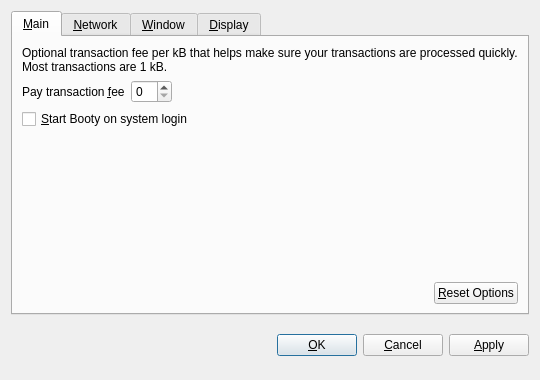
<?xml version="1.0" encoding="UTF-8"?>
<ui version="4.0">
 <class>OptionsDialog</class>
 <widget class="QDialog" name="OptionsDialog">
  <property name="geometry">
   <rect>
    <x>0</x>
    <y>0</y>
    <width>540</width>
    <height>380</height>
   </rect>
  </property>
  <property name="windowTitle">
   <string>Options</string>
  </property>
  <property name="modal">
   <bool>true</bool>
  </property>
  <layout class="QVBoxLayout" name="verticalLayout">
   <item>
    <widget class="QTabWidget" name="tabWidget">
     <property name="tabPosition">
      <enum>QTabWidget::North</enum>
     </property>
     <property name="currentIndex">
      <number>0</number>
     </property>
     <widget class="QWidget" name="tabMain">
      <attribute name="title">
       <string>&amp;Main</string>
      </attribute>
      <layout class="QVBoxLayout" name="verticalLayout_Main">
       <item>
        <widget class="QLabel" name="transactionFeeInfoLabel">
         <property name="text">
          <string>Optional transaction fee per kB that helps make sure your transactions are processed quickly. Most transactions are 1 kB.</string>
         </property>
         <property name="textFormat">
          <enum>Qt::PlainText</enum>
         </property>
         <property name="wordWrap">
          <bool>true</bool>
         </property>
        </widget>
       </item>
       <item>
        <layout class="QHBoxLayout" name="horizontalLayout_1_Main">
         <item>
          <widget class="QLabel" name="transactionFeeLabel">
           <property name="text">
            <string>Pay transaction &amp;fee</string>
           </property>
           <property name="textFormat">
            <enum>Qt::PlainText</enum>
           </property>
           <property name="buddy">
            <cstring>transactionFee</cstring>
           </property>
          </widget>
         </item>
         <item>
          <widget class="BitcoinAmountField" name="transactionFee"/>
         </item>
         <item>
          <spacer name="horizontalSpacer_1_Main">
           <property name="orientation">
            <enum>Qt::Horizontal</enum>
           </property>
           <property name="sizeHint" stdset="0">
            <size>
             <width>40</width>
             <height>20</height>
            </size>
           </property>
          </spacer>
         </item>
        </layout>
       </item>
       <item>
        <widget class="QCheckBox" name="bitcoinAtStartup">
         <property name="toolTip">
          <string>Automatically start Booty after logging in to the system.</string>
         </property>
         <property name="text">
          <string>&amp;Start Booty on system login</string>
         </property>
        </widget>
       </item>
       <item>
        <spacer name="verticalSpacer_Main">
         <property name="orientation">
          <enum>Qt::Vertical</enum>
         </property>
         <property name="sizeHint" stdset="0">
          <size>
           <width>20</width>
           <height>40</height>
          </size>
         </property>
        </spacer>
       </item>
       <item>
        <layout class="QHBoxLayout" name="horizontalLayout_2_Main">
         <item>
          <spacer name="horizontalSpacer_2_Main">
           <property name="orientation">
            <enum>Qt::Horizontal</enum>
           </property>
           <property name="sizeHint" stdset="0">
            <size>
             <width>40</width>
             <height>20</height>
            </size>
           </property>
          </spacer>
         </item>
         <item>
          <widget class="QPushButton" name="resetButton">
           <property name="toolTip">
            <string>Reset all client options to default.</string>
           </property>
           <property name="text">
            <string>&amp;Reset Options</string>
           </property>
           <property name="autoDefault">
            <bool>false</bool>
           </property>
          </widget>
         </item>
        </layout>
       </item>
      </layout>
     </widget>
     <widget class="QWidget" name="tabNetwork">
      <attribute name="title">
       <string>&amp;Network</string>
      </attribute>
      <layout class="QVBoxLayout" name="verticalLayout_Network">
       <item>
        <widget class="QCheckBox" name="mapPortUpnp">
         <property name="toolTip">
          <string>Automatically open the Booty client port on the router. This only works when your router supports UPnP and it is enabled.</string>
         </property>
         <property name="text">
          <string>Map port using &amp;UPnP</string>
         </property>
        </widget>
       </item>
       <item>
        <widget class="QCheckBox" name="connectSocks">
         <property name="toolTip">
          <string>Connect to the Booty network through a SOCKS proxy (e.g. when connecting through Tor).</string>
         </property>
         <property name="text">
          <string>&amp;Connect through SOCKS proxy:</string>
         </property>
        </widget>
       </item>
       <item>
        <layout class="QHBoxLayout" name="horizontalLayout_Network">
         <item>
          <widget class="QLabel" name="proxyIpLabel">
           <property name="text">
            <string>Proxy &amp;IP:</string>
           </property>
           <property name="textFormat">
            <enum>Qt::PlainText</enum>
           </property>
           <property name="buddy">
            <cstring>proxyIp</cstring>
           </property>
          </widget>
         </item>
         <item>
          <widget class="QValidatedLineEdit" name="proxyIp">
           <property name="maximumSize">
            <size>
             <width>140</width>
             <height>16777215</height>
            </size>
           </property>
           <property name="toolTip">
            <string>IP address of the proxy (e.g. 127.0.0.1)</string>
           </property>
          </widget>
         </item>
         <item>
          <widget class="QLabel" name="proxyPortLabel">
           <property name="text">
            <string>&amp;Port:</string>
           </property>
           <property name="textFormat">
            <enum>Qt::PlainText</enum>
           </property>
           <property name="buddy">
            <cstring>proxyPort</cstring>
           </property>
          </widget>
         </item>
         <item>
          <widget class="QLineEdit" name="proxyPort">
           <property name="maximumSize">
            <size>
             <width>55</width>
             <height>16777215</height>
            </size>
           </property>
           <property name="toolTip">
            <string>Port of the proxy (e.g. 9050)</string>
           </property>
          </widget>
         </item>
         <item>
          <widget class="QLabel" name="socksVersionLabel">
           <property name="text">
            <string>SOCKS &amp;Version:</string>
           </property>
           <property name="textFormat">
            <enum>Qt::PlainText</enum>
           </property>
           <property name="buddy">
            <cstring>socksVersion</cstring>
           </property>
          </widget>
         </item>
         <item>
          <widget class="QValueComboBox" name="socksVersion">
           <property name="toolTip">
            <string>SOCKS version of the proxy (e.g. 5)</string>
           </property>
          </widget>
         </item>
         <item>
          <spacer name="horizontalSpacer_Network">
           <property name="orientation">
            <enum>Qt::Horizontal</enum>
           </property>
           <property name="sizeHint" stdset="0">
            <size>
             <width>40</width>
             <height>20</height>
            </size>
           </property>
          </spacer>
         </item>
        </layout>
       </item>
       <item>
        <spacer name="verticalSpacer_Network">
         <property name="orientation">
          <enum>Qt::Vertical</enum>
         </property>
         <property name="sizeHint" stdset="0">
          <size>
           <width>20</width>
           <height>40</height>
          </size>
         </property>
        </spacer>
       </item>
      </layout>
     </widget>
     <widget class="QWidget" name="tabWindow">
      <attribute name="title">
       <string>&amp;Window</string>
      </attribute>
      <layout class="QVBoxLayout" name="verticalLayout_Window">
       <item>
        <widget class="QCheckBox" name="minimizeToTray">
         <property name="toolTip">
          <string>Show only a tray icon after minimizing the window.</string>
         </property>
         <property name="text">
          <string>&amp;Minimize to the tray instead of the taskbar</string>
         </property>
        </widget>
       </item>
       <item>
        <widget class="QCheckBox" name="minimizeOnClose">
         <property name="toolTip">
          <string>Minimize instead of exit the application when the window is closed. When this option is enabled, the application will be closed only after selecting Quit in the menu.</string>
         </property>
         <property name="text">
          <string>M&amp;inimize on close</string>
         </property>
        </widget>
       </item>
       <item>
        <spacer name="verticalSpacer_Window">
         <property name="orientation">
          <enum>Qt::Vertical</enum>
         </property>
         <property name="sizeHint" stdset="0">
          <size>
           <width>20</width>
           <height>40</height>
          </size>
         </property>
        </spacer>
       </item>
      </layout>
     </widget>
     <widget class="QWidget" name="tabDisplay">
      <attribute name="title">
       <string>&amp;Display</string>
      </attribute>
      <layout class="QVBoxLayout" name="verticalLayout_Display">
       <item>
        <layout class="QHBoxLayout" name="horizontalLayout_1_Display">
         <item>
          <widget class="QLabel" name="langLabel">
           <property name="text">
            <string>User Interface &amp;language:</string>
           </property>
           <property name="textFormat">
            <enum>Qt::PlainText</enum>
           </property>
           <property name="buddy">
            <cstring>lang</cstring>
           </property>
          </widget>
         </item>
         <item>
          <widget class="QValueComboBox" name="lang">
           <property name="toolTip">
            <string>The user interface language can be set here. This setting will take effect after restarting Booty.</string>
           </property>
          </widget>
         </item>
        </layout>
       </item>
       <item>
        <layout class="QHBoxLayout" name="horizontalLayout_2_Display">
         <item>
          <widget class="QLabel" name="unitLabel">
           <property name="text">
            <string>&amp;Unit to show amounts in:</string>
           </property>
           <property name="textFormat">
            <enum>Qt::PlainText</enum>
           </property>
           <property name="buddy">
            <cstring>unit</cstring>
           </property>
          </widget>
         </item>
         <item>
          <widget class="QValueComboBox" name="unit">
           <property name="toolTip">
            <string>Choose the default subdivision unit to show in the interface and when sending coins.</string>
           </property>
          </widget>
         </item>
        </layout>
       </item>
       <item>
        <widget class="QCheckBox" name="displayAddresses">
         <property name="toolTip">
          <string>Whether to show Booty addresses in the transaction list or not.</string>
         </property>
         <property name="text">
          <string>&amp;Display addresses in transaction list</string>
         </property>
        </widget>
       </item>
       <item>
        <widget class="QCheckBox" name="coinControlFeatures">
         <property name="toolTip">
          <string>Whether to show coin control features or not.</string>
         </property>
         <property name="text">
          <string>Display coin &amp;control features (experts only!)</string>
         </property>
        </widget>
       </item>
       <item>
        <spacer name="verticalSpacer_Display">
         <property name="orientation">
          <enum>Qt::Vertical</enum>
         </property>
         <property name="sizeHint" stdset="0">
          <size>
           <width>20</width>
           <height>40</height>
          </size>
         </property>
        </spacer>
       </item>
      </layout>
     </widget>
    </widget>
   </item>
   <item>
    <layout class="QHBoxLayout" name="horizontalLayout_Buttons">
     <item>
      <spacer name="horizontalSpacer_1">
       <property name="orientation">
        <enum>Qt::Horizontal</enum>
       </property>
       <property name="sizeHint" stdset="0">
        <size>
         <width>40</width>
         <height>48</height>
        </size>
       </property>
      </spacer>
     </item>
     <item>
      <widget class="QLabel" name="statusLabel">
       <property name="font">
        <font>
         <weight>75</weight>
         <bold>true</bold>
        </font>
       </property>
       <property name="text">
        <string/>
       </property>
       <property name="textFormat">
        <enum>Qt::PlainText</enum>
       </property>
       <property name="wordWrap">
        <bool>true</bool>
       </property>
      </widget>
     </item>
     <item>
      <spacer name="horizontalSpacer_2">
       <property name="orientation">
        <enum>Qt::Horizontal</enum>
       </property>
       <property name="sizeHint" stdset="0">
        <size>
         <width>40</width>
         <height>48</height>
        </size>
       </property>
      </spacer>
     </item>
     <item>
      <widget class="QPushButton" name="okButton">
       <property name="text">
        <string>&amp;OK</string>
       </property>
      </widget>
     </item>
     <item>
      <widget class="QPushButton" name="cancelButton">
       <property name="text">
        <string>&amp;Cancel</string>
       </property>
       <property name="autoDefault">
        <bool>false</bool>
       </property>
      </widget>
     </item>
     <item>
      <widget class="QPushButton" name="applyButton">
       <property name="text">
        <string>&amp;Apply</string>
       </property>
       <property name="autoDefault">
        <bool>false</bool>
       </property>
      </widget>
     </item>
    </layout>
   </item>
  </layout>
 </widget>
 <customwidgets>
  <customwidget>
   <class>BitcoinAmountField</class>
   <extends>QSpinBox</extends>
   <header>bitcoinamountfield.h</header>
  </customwidget>
  <customwidget>
   <class>QValueComboBox</class>
   <extends>QComboBox</extends>
   <header>qvaluecombobox.h</header>
  </customwidget>
  <customwidget>
   <class>QValidatedLineEdit</class>
   <extends>QLineEdit</extends>
   <header>qvalidatedlineedit.h</header>
  </customwidget>
 </customwidgets>
 <resources/>
 <connections/>
</ui>
